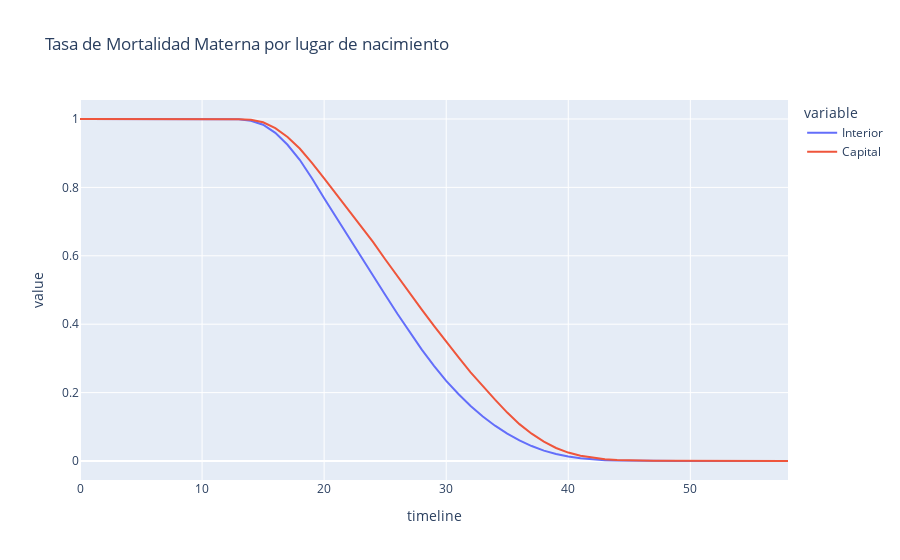

Source (notebook cell):
### Code cell
rates, logrank = survival(data_entidad, 'OrganizacionTerritorial', 'EDAD', 'SOBREVIVIOPARTO')
rates.dropna().plot(kind='line',
           title='Tasa de Mortalidad Materna por lugar de nacimiento')

### Figure 1 — Plotly figure (JSON) as saved in the notebook; plotly's stock layout.template omitted (floating-point values rounded to 4 significant figures)
{"data": [{"hovertemplate": "variable=Interior<br>timeline=%{x}<br>value=%{y}<extra></extra>", "legendgroup": "Interior", "line": {"color": "#636efa", "dash": "solid"}, "mode": "lines", "name": "Interior", "orientation": "v", "showlegend": true, "type": "scatter", "x": [0, 9, 10, 11, 12, 13, 14, 15, 16, 17, 18, 19, 20, 21, 22, 23, 24, 25, 26, 27, 28, 29, 30, 31, 32, 33, 34, 35, 36, 37, 38, 39, 40, 41, 42, 43, 44, 45, 46, 47, 48, 49, 50, 51, 52, 53, 54, 55, 56, 57, 58], "xaxis": "x", "y": [1, 1.0, 1.0, 0.9999, 0.9998, 0.9989, 0.9948, 0.9833, 0.9596, 0.9247, 0.8807, 0.8266, 0.7681, 0.7111, 0.655, 0.5997, 0.5431, 0.4863, 0.4304, 0.3767, 0.3257, 0.2784, 0.2345, 0.1959, 0.1611, 0.1302, 0.1033, 0.07992, 0.06018, 0.04372, 0.03045, 0.0204, 0.01298, 0.007933, 0.004584, 0.002555, 0.001351, 0.0007376, 0.0004604, 0.000299, 0.0002056, 0.0001495, 0.000109, 7.787e-05, 5.544e-05, 3.8e-05, 2.866e-05, 2.118e-05, 1.184e-05, 8.098e-06, 3.115e-06], "yaxis": "y"}, {"hovertemplate": "variable=Capital<br>timeline=%{x}<br>value=%{y}<extra></extra>", "legendgroup": "Capital", "line": {"color": "#EF553B", "dash": "solid"}, "mode": "lines", "name": "Capital", "orientation": "v", "showlegend": true, "type": "scatter", "x": [0, 9, 10, 11, 12, 13, 14, 15, 16, 17, 18, 19, 20, 21, 22, 23, 24, 25, 26, 27, 28, 29, 30, 31, 32, 33, 34, 35, 36, 37, 38, 39, 40, 41, 42, 43, 44, 45, 46, 47, 48, 49, 50, 51, 52, 53, 54, 55, 56, 57, 58], "xaxis": "x", "y": [1, 1.0, 1.0, 0.9999, 0.9999, 0.9994, 0.9975, 0.9903, 0.9731, 0.9474, 0.9136, 0.8719, 0.8266, 0.7806, 0.7341, 0.6884, 0.6409, 0.5898, 0.5396, 0.4914, 0.4425, 0.3949, 0.348, 0.3035, 0.2593, 0.2187, 0.1796, 0.1416, 0.1078, 0.07986, 0.0564, 0.03808, 0.02464, 0.01527, 0.009497, 0.00543, 0.003244, 0.001702, 0.001, 0.0005809, 0.0004034, 0.0002743, 0.0002098, 0.0001614, 8.068e-05, 5.648e-05, 4.034e-05, 3.227e-05, 2.421e-05, 1.614e-05, 0], "yaxis": "y"}], "layout": {"legend": {"title": {"text": "variable"}, "tracegroupgap": 0}, "title": {"text": "Tasa de Mortalidad Materna por lugar de nacimiento"}, "xaxis": {"anchor": "y", "domain": [0, 1], "title": {"text": "timeline"}}, "yaxis": {"anchor": "x", "domain": [0, 1], "title": {"text": "value"}}}}
